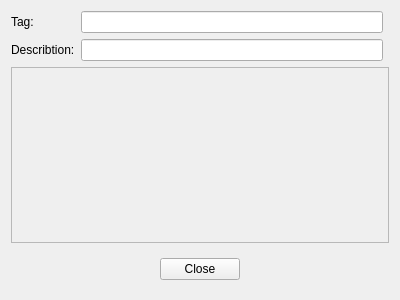
<?xml version="1.0" encoding="UTF-8"?>
<ui version="4.0">
 <class>CDialogTagsEditorOverlay</class>
 <widget class="COverlayBase" name="CDialogTagsEditorOverlay">
  <property name="geometry">
   <rect>
    <x>0</x>
    <y>0</y>
    <width>400</width>
    <height>300</height>
   </rect>
  </property>
  <property name="windowTitle">
   <string>Form</string>
  </property>
  <layout class="QGridLayout" name="gridLayout_2">
   <item row="2" column="0" colspan="2">
    <widget class="CTagsView" name="pTagsFrame">
     <property name="sizePolicy">
      <sizepolicy hsizetype="Preferred" vsizetype="Expanding">
       <horstretch>0</horstretch>
       <verstretch>0</verstretch>
      </sizepolicy>
     </property>
     <property name="frameShape">
      <enum>QFrame::StyledPanel</enum>
     </property>
     <property name="frameShadow">
      <enum>QFrame::Raised</enum>
     </property>
    </widget>
   </item>
   <item row="3" column="0" colspan="2">
    <widget class="QWidget" name="widget" native="true">
     <layout class="QGridLayout" name="gridLayout">
      <item row="0" column="3">
       <spacer name="horizontalSpacer">
        <property name="orientation">
         <enum>Qt::Horizontal</enum>
        </property>
        <property name="sizeHint" stdset="0">
         <size>
          <width>40</width>
          <height>20</height>
         </size>
        </property>
       </spacer>
      </item>
      <item row="0" column="0">
       <spacer name="horizontalSpacer_2">
        <property name="orientation">
         <enum>Qt::Horizontal</enum>
        </property>
        <property name="sizeHint" stdset="0">
         <size>
          <width>40</width>
          <height>20</height>
         </size>
        </property>
       </spacer>
      </item>
      <item row="0" column="1">
       <widget class="QPushButton" name="pConfirmButton">
        <property name="text">
         <string>Close</string>
        </property>
       </widget>
      </item>
     </layout>
    </widget>
   </item>
   <item row="1" column="0">
    <widget class="QWidget" name="widget_2" native="true">
     <layout class="QGridLayout" name="gridLayout_3">
      <property name="leftMargin">
       <number>0</number>
      </property>
      <property name="topMargin">
       <number>0</number>
      </property>
      <property name="rightMargin">
       <number>0</number>
      </property>
      <property name="bottomMargin">
       <number>0</number>
      </property>
      <item row="0" column="1">
       <widget class="QLineEdit" name="pLineEdit"/>
      </item>
      <item row="1" column="1">
       <widget class="QLineEdit" name="pDescribtionLineEdit"/>
      </item>
      <item row="0" column="0">
       <widget class="QLabel" name="label">
        <property name="text">
         <string>Tag:</string>
        </property>
       </widget>
      </item>
      <item row="1" column="0">
       <widget class="QLabel" name="label_2">
        <property name="text">
         <string>Describtion:</string>
        </property>
       </widget>
      </item>
     </layout>
    </widget>
   </item>
  </layout>
 </widget>
 <customwidgets>
  <customwidget>
   <class>COverlayBase</class>
   <extends>QWidget</extends>
   <header>Widgets/OverlayBase.h</header>
   <container>1</container>
  </customwidget>
  <customwidget>
   <class>CTagsView</class>
   <extends>QFrame</extends>
   <header>Widgets/TagsView.h</header>
   <container>1</container>
  </customwidget>
 </customwidgets>
 <resources/>
 <connections/>
</ui>
